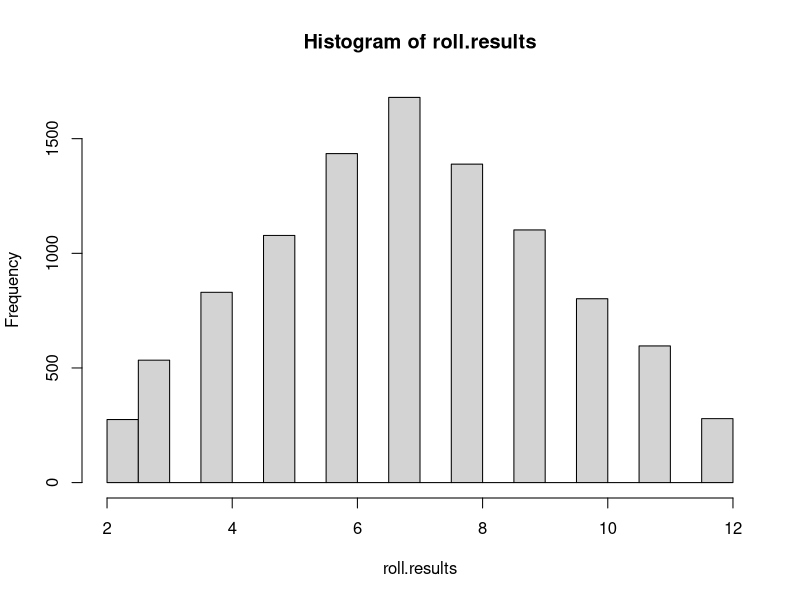
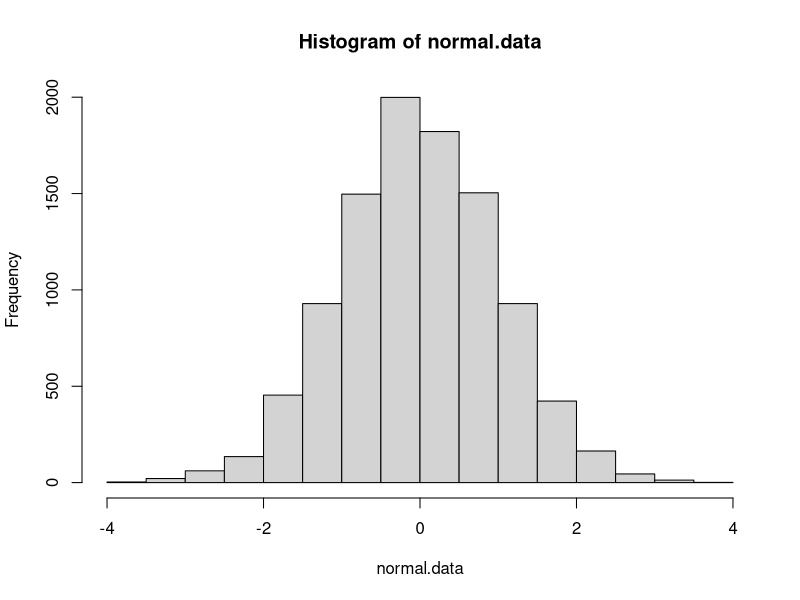
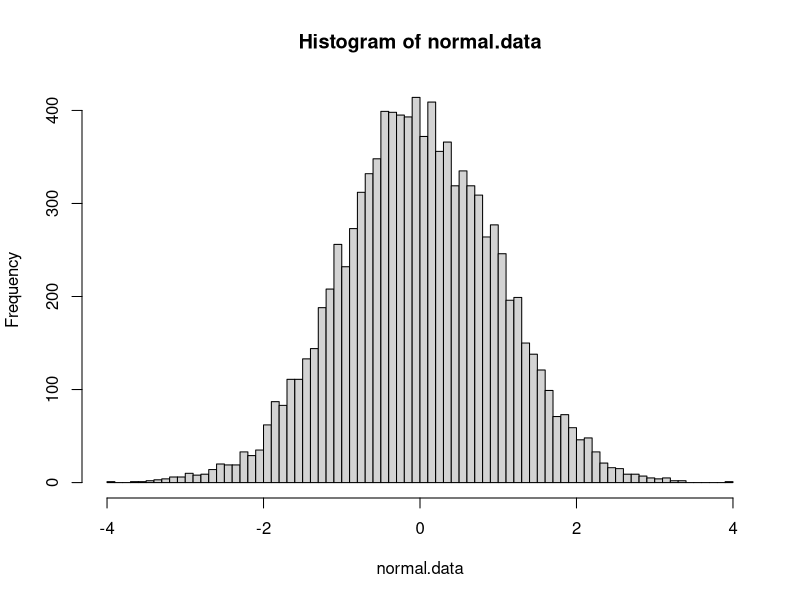

Reproduce these figures in R, in order.
# for loops ####

# sometimes we want to repeat a section of code making a small change
# each time. a for loop allows us to do this without rewriting code 
# unnecessarily. here's an example:

for(i in 1:10){
  print(i)
}

# if you run the code above, the print statement executes 10 times.
# the first time it executes, i is 1. the second time i is 2. and so on.

# let's look a little more carefully at the piece of the for loop inside the
# parentheses. the first part declares the name of a variable. this can be
# whatever you want. the "in" keyword separates the name of the variable
# from the values that the variable will take. those are specified to the right.
# in the above example, we use the array of integers from 1 to 10, declared
# with the : operator.

# note that the values that the variable takes can be any kind of array/vector,
# such as the following examples.

for(word in c('four','score','and','seven','years')){
  print(word)
}

for(odd.number in c(1,3,5,7,9)){
  print(odd.number)
}

for(even.number in seq(from=2, to=20, by=2)){
  print(even.number)
}

# write a for loop that prints every interger from 1 to 100 and if the number is divisble
# by 5. for example, the first few print outs should be:
# 1 is not divisible by 5
# 2 is not divisible by 5
# 3 is not divisible by 5
# 4 is not divisible by 5
# 5 is divisible by 5
# 6 is not divisible by 5

# hint: two helpful functions will be paste() and the modulus %% operator.

for (num in seq(from=1, to =100, by=1)){
  if (num %% 5){
    print(paste(num, 'is not divisible by 5'))
  } else {
    print(paste(num, 'is divisible by 5'))
  }
}

# another thing that we sometimes want to do with a for loop is to store the results
# of the loop in a data structure. the following code creates an array and puts a random
# number in each element of the array (there are faster ways to do this in R, this example
# is just for pedagogical purposes)

random.numbers <- numeric()
for(i in 1:100){
  random.numbers[i] <- rnorm(1,mean=0,sd=1)
}
random.numbers

# using a for loop, create a new array that is 2 items shorter than the random.numbers array
# created above. each element in this array should be the average of the three neighboring items
# in random.numbers (we are applying a simple smoothing function to the data). for example,
# the first element in the array would be the average of random.numbers[1:3], the second would
# be the average of random.numbers[2:4], and so on.

random.numbers2 <- numeric()
for(i in 1:98){
  random.numbers2[i] <- mean(random.numbers[i:i+3])
}
random.numbers2


# while loops ####

# a different kind of loop is a while loop. a while loop runs while some statement is true.
# once the statement is no longer true, it stops. for example, the following code will run
# until i < 10 is no longer true.

i <- 0
while(i < 10){
  print(i)
  i <- i + 1
}

# while loops can be useful when you don't know exactly how many times you need to 
# repeat code. for example, if your code has some element of randomness. the following
# code will run until the number 4 is randomly chosen

num_loops <- 0
while(sample(1:10, 1) != 4){
  num_loops <- num_loops + 1
}
print(num_loops)

# write a while loop that generates three random integers between 1 and 6, and stops
# when they are all the same number. count the number of loops that it takes.

count <- 0
nums <- sample(1:6, 3, replace = TRUE)
while(nums[1]!= nums[2] || nums[2] != nums[3]){
  nums <- sample(1:6, 3, replace = TRUE)
  count <- count + 1
}
print (count)
print(nums)
  


# replicate ####

# R has lots of built in methods to avoid for loops. one of those methods is replicate().
# replicate() lets us run a function repeatedly and store the result of each run in an array.
# this is really useful for monte carlo simulations, where we run a function that has some
# stochastic element over and over again to calculate long-run probabilities.

# first, write a function below that simulates a roll of 2 six-sided dice. (each die has an
# equal probability of generating each interger between 1 and 6).

dice.roll <- function(){
  sum(sample(1:6, 2, replace= TRUE))
  
}

# we can use replicate to simulate rolling a pair of dice thousands of times and observing
# the empirical probability of these events.

roll.results <- replicate(10000, dice.roll())

# the actual probability of getting a 2 is 1/36. can you determine what proportion of the
# simulated rolls are 2? how close is it to 1/36?

bools<- (roll.results == 2)
ans<-mean(bools)
ans

  

# hist ####

# a useful function for visualizing distributions, like the simulated dice rolls, is the
# hist() function (short for histogram). here's a histogram for the roll.results generated
# above:

hist(roll.results)

# sometimes you'll want to tweak the settings of the plot, especially the number of different
# bins in the histogram. for example, here's a set of random numbers generated from a normal
# distribution with mean 0 and standard deviation 1:

normal.data <- rnorm(10000, mean=0,sd=1)
hist(normal.data)

# the above histogram does an OK job, but with 10,000 data points we can afford to use
# narrower bins and get a better picture of the data:

hist(normal.data, breaks=100)

# matrix ####

# when we create arrays with c(), we call these one-dimensional arrays. it's like
# creating a single row (or column) of data on a spreadsheet. sometimes we need to 
# store two-dimensional data. for this, R has a function called matrix()

m <- matrix(1:10, nrow=2)

# run the code above, and then click the m object in the Environment pane (top-right)
# to open the matrix object. notice that the matrix has 2 rows and 5 columns. R 
# automatically figured out that we needed 5 columns, based on the number of data
# points and the number of rows. also note that the data are added by column. the
# first column has 1, 2, instead of the first row having 1, 2, 3, 4, 5. using the help
# function (?matrix) or a google search, figure out how to generate the matrix so the 
# data are added by row. if done correctly the matrix should look like this:

# 1 2 3 4 5
# 6 7 8 9 10

?matrix

m <- matrix(1:10, ncol=5)


# to extract values from the matrix, we use the same array brackets as before []. 
# but, we can specify both dimensions. for example,

row <- 1
column <- 3
m[row, column] # should be 3 for the matrix created by row, or 5 for the created matrix by column.

# one other thing you can do is extract an entire row or column, simply by not specifying a value
# for the other dimension

m[row, ] # extracts the entire row
m[, column] # extract the entire column

# create a 10x10 matrix filled with 100 random integers between 1 and 4. then extract the 2nd row
# of the matrix and calculate the sum of all the values in that row. hint: no loops are necessary!
# check out the size and replace arguments of sample (?sample). 

?sample

m2 <- matrix(sample(1:4, 100, replace = TRUE), nrow = 10, ncol=10)
sum(m2[2, ])


# finally, you can also extract just a piece of a matrix.

five.by.five <- matrix(1:25, nrow=5)
three.by.three <- five.by.five[1:3, 2:4]

# the above code creates a 5x5 matrix, and then selects rows 1-3 and columns 2-4 of that matrix
# to extract a subset.

# write code to extract a 2x2 matrix, containing just the EVEN columns and rows of the
# five.by.five matrix. hint: use c() to create lists of non-consecutive integers.

two.by.two <- matrix(five.by.five[c(2,4),c(2,4)], nrow=2)

# max(), min(), which(), and sample() ####

# max() and min() return the maximum and minimum value of a set of numbers.

max(1:25)
min(1:25)

# which() returns the LOCATION of specified items in an array or matrix

wheres.waldo <- c('Not Waldo', 'Not Waldo', 'Waldo', 'Not Waldo')
which(wheres.waldo == 'Waldo') 

# sample(), in addition to generating random numbers, can also be used to reorder an
# array:

in.order <- 1:100
random.order <- sample(in.order)
print(random.order)

# this works because by default sample returns a number of samples equal to the set of
# items being sampled from, and it samples without replacement (meaning each item can
# only be sampled one time).

# put together the four functions above (min(), max(), which(), and sample()) to generate
# an array containing the integers 1-50 in a random order, and find the LOCATION of the minimum
# and maximum values in the array.

arr <- 1:50
random.arr <- sample(arr)
which(random.arr == max(random.arr))
which(random.arr == min(random.arr))


